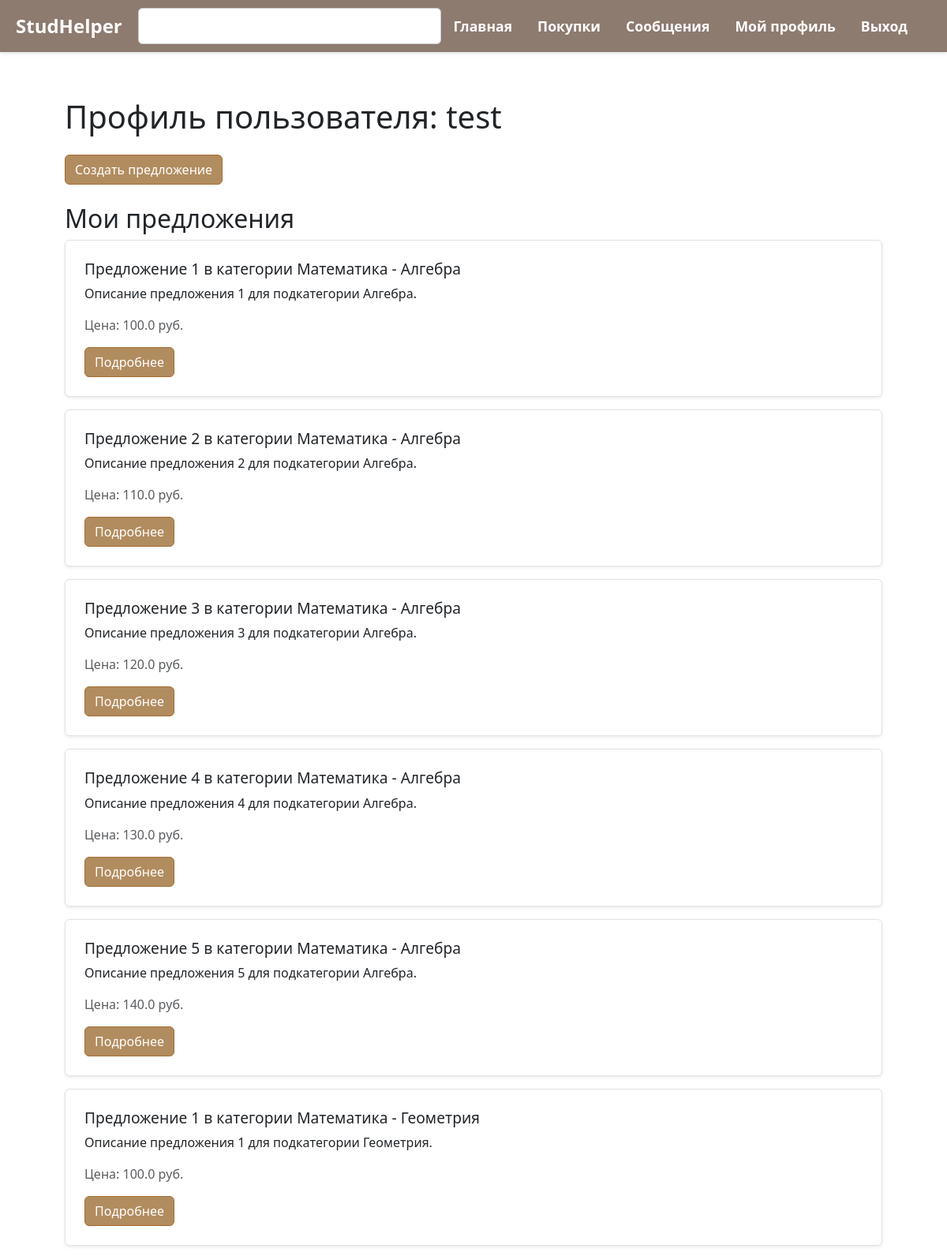
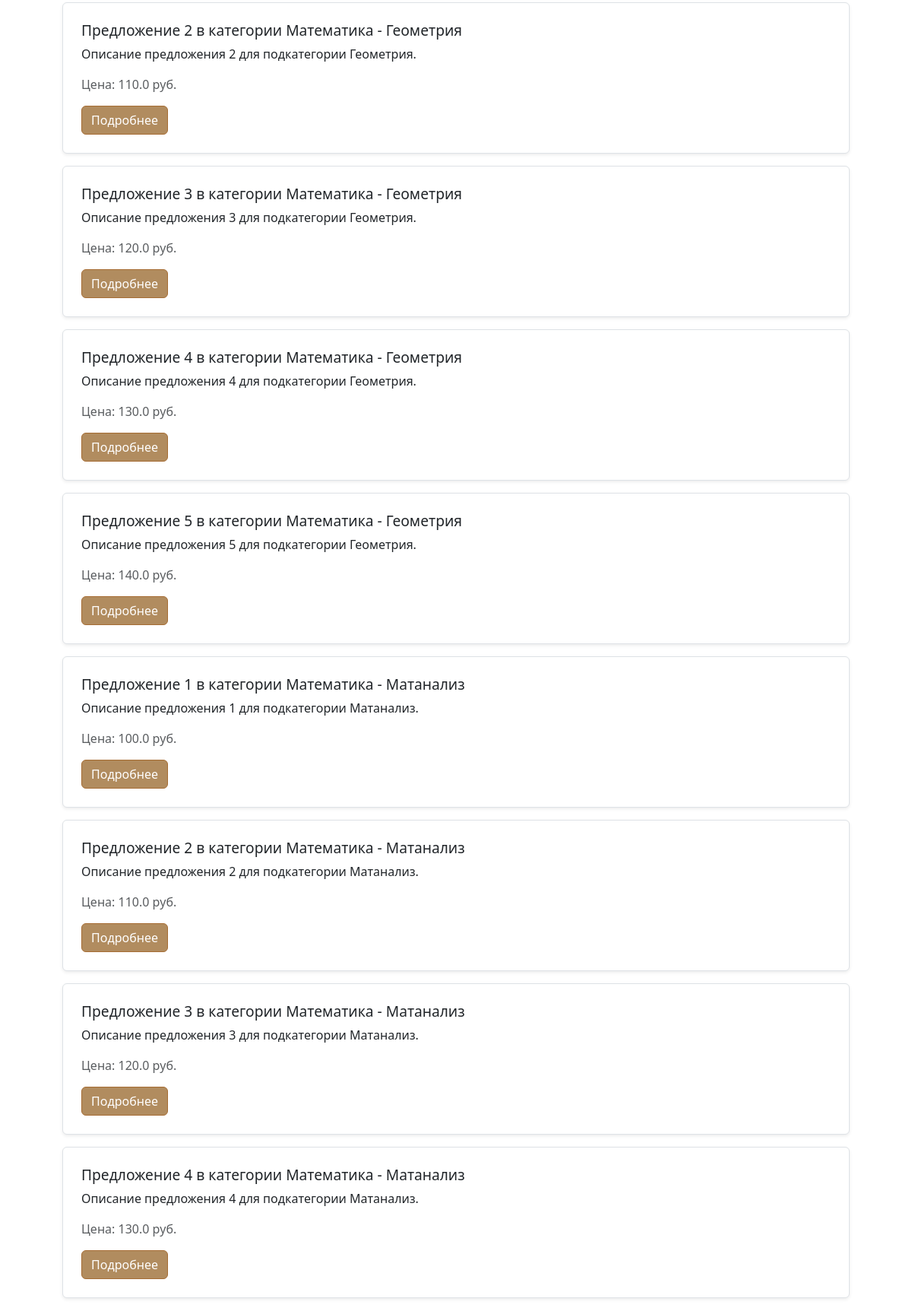
The page /profile (signed in, upper part) on the database its author committed (2 pictures, top to bottom).
### app.py (models this page shows)
class User(db.Model, UserMixin):
    id = db.Column(db.Integer, primary_key=True)
    username = db.Column(db.String(150), unique=True, nullable=False)
    password = db.Column(db.String(150), nullable=False)
    offers = db.relationship('Offer', backref='seller', lazy=True)  # связь с предложениями

class Offer(db.Model):
    id = db.Column(db.Integer, primary_key=True)
    title = db.Column(db.String(200), nullable=False)
    description = db.Column(db.Text, nullable=False)
    price = db.Column(db.Float, nullable=False)
    subcategory_id = db.Column(db.Integer, db.ForeignKey('subcategory.id'), nullable=False)
    seller_id = db.Column(db.Integer, db.ForeignKey('user.id'), nullable=False)

### app.py (the view, shortened to what this page needs)
@app.route('/profile', defaults={'user_id': None}, methods=['GET', 'POST'])
@app.route('/profile/<int:user_id>', methods=['GET', 'POST'])
def profile(user_id):
    if not current_user.is_authenticated:
        return redirect(url_for('login'))
    if user_id is None:
        user = current_user
    else:
        user = User.query.get_or_404(user_id)
    offers = Offer.query.filter_by(seller_id=user.id).all()
    reviews = Review.query.filter_by(user_id=user.id).all()
    return render_template('profile.html', user=user, offers=offers, reviews=reviews)

### app.py (called while the page is built)
@login_manager.user_loader
def load_user(user_id):
    return User.query.get(int(user_id))

### templates/profile.html (shortened to what this page needs)
{% extends 'base.html' %}
{% block content %}
<div class="profile-container container mt-4">
    <h1 class="mb-4">Профиль пользователя: {{ user.username }}</h1>
    {% if user == current_user %}
    <div class="create-offer-button mb-4">
        <a href="{{ url_for('create_offer') }}" class="btn btn-primary">Создать предложение</a>
    </div>
    {% endif %}
    <h2>
        {% if user == current_user %}
            Мои предложения
        {% else %}
            Предложения {{ user.username }}
        {% endif %}
    </h2>
    <div class="offers-list mb-4">
        {% for offer in offers %}
        <div class="offer-card mb-3 p-4 border rounded shadow-sm">
            <h3>{{ offer.title }}</h3>
            <p>{{ offer.description }}</p>
            <p class="text-muted">Цена: {{ offer.price }} руб.</p>
            <a href="{{ url_for('offer', offer_id=offer.id) }}" class="btn btn-detail btn-primary">Подробнее</a>
        </div>
        {% endfor %}
    </div>
</div>
{% endblock %}

### static/style.css (style rules this page uses)
body { display: flex; flex-direction: column; min-height: 100vh; margin: 0; }
.offer-card { background-color: white; border-radius: 12px; padding: 1rem; box-shadow: 0 4px 10px rgba(0, 0, 0, 0.1); transition: transform 0.2s ease, box-shadow 0.2s ease; }
.offer-card h3 { margin: 0 0 0.5rem; font-size: 1.2rem; }
a { color: inherit; text-decoration: none; }
.btn-primary { background-color: #b18c5f; border-color: #a66c33; color: white; }

### templates/base.html (style rules this page uses)
body { margin: 0; padding: 0; min-height: 100vh; }

### rows shown on the page
User: username "test"
Offer: title "Предложение 1 в категории Математика - Алгебра", description "Описание предложения 1 для подкатегории Алгебра.", price "100.0"
Offer: title "Предложение 2 в категории Математика - Алгебра", description "Описание предложения 2 для подкатегории Алгебра.", price "110.0"
Offer: title "Предложение 3 в категории Математика - Алгебра", description "Описание предложения 3 для подкатегории Алгебра.", price "120.0"
Offer: title "Предложение 4 в категории Математика - Алгебра", description "Описание предложения 4 для подкатегории Алгебра.", price "130.0"
Offer: title "Предложение 5 в категории Математика - Алгебра", description "Описание предложения 5 для подкатегории Алгебра.", price "140.0"
Offer: title "Предложение 1 в категории Математика - Геометрия", description "Описание предложения 1 для подкатегории Геометрия.", price "100.0"
Offer: title "Предложение 2 в категории Математика - Геометрия", description "Описание предложения 2 для подкатегории Геометрия.", price "110.0"
Offer: title "Предложение 3 в категории Математика - Геометрия", description "Описание предложения 3 для подкатегории Геометрия.", price "120.0"
Offer: title "Предложение 4 в категории Математика - Геометрия", description "Описание предложения 4 для подкатегории Геометрия.", price "130.0"
Offer: title "Предложение 5 в категории Математика - Геометрия", description "Описание предложения 5 для подкатегории Геометрия.", price "140.0"
Offer: title "Предложение 1 в категории Математика - Матанализ", description "Описание предложения 1 для подкатегории Матанализ.", price "100.0"
Offer: title "Предложение 2 в категории Математика - Матанализ", description "Описание предложения 2 для подкатегории Матанализ.", price "110.0"
Offer: title "Предложение 3 в категории Математика - Матанализ", description "Описание предложения 3 для подкатегории Матанализ.", price "120.0"
Offer: title "Предложение 4 в категории Математика - Матанализ", description "Описание предложения 4 для подкатегории Матанализ.", price "130.0"
